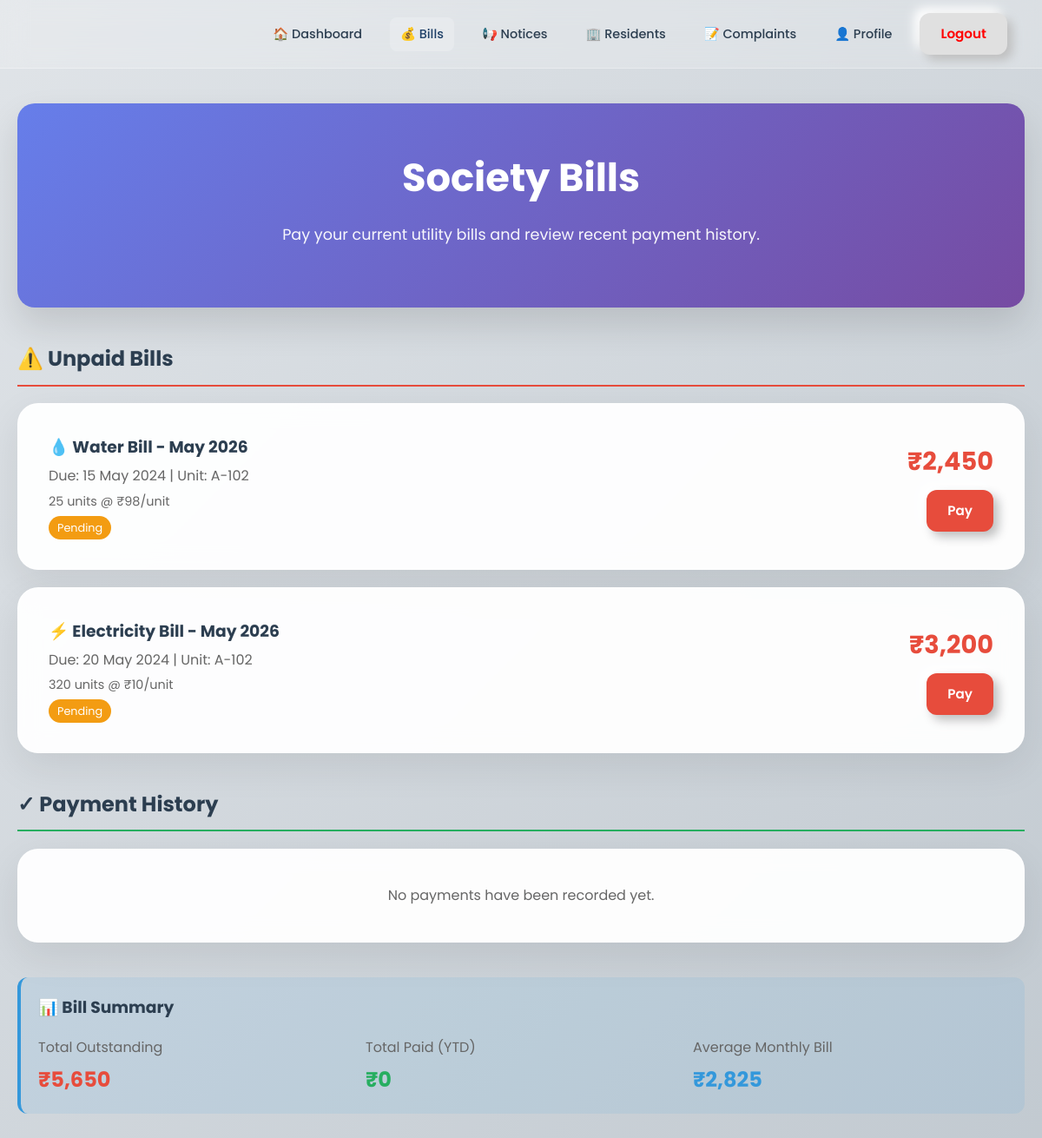
/bills (signed in), run on the app's committed database.
### app.py (models this page shows)
class Bill(db.Model):
    id = db.Column(db.String(50), primary_key=True)
    type = db.Column(db.String(100))
    amount = db.Column(db.String(20))
    due_date = db.Column(db.String(20))
    status = db.Column(db.String(20), default='Pending')
    details = db.Column(db.Text)
    target = db.Column(db.String(100))
    paid_date = db.Column(db.String(20))
    payment_reference = db.Column(db.String(50))
    payment_details = db.Column(db.Text)  # JSON

### app.py (the view)
@app.route('/bills')
def bills_page():
    if 'logged_in' not in session:
        return redirect(url_for('login'))
    unpaid_bills = Bill.query.filter(Bill.status != 'Paid').all()
    paid_bills = Bill.query.filter(Bill.status == 'Paid').all()
    total_outstanding = sum(int(bill.amount.replace('₹', '').replace(',', '')) for bill in unpaid_bills)
    total_paid = sum(int(bill.amount.replace('₹', '').replace(',', '')) for bill in paid_bills)
    average_bill = round((total_outstanding + total_paid) / Bill.query.count()) if Bill.query.count() else 0
    return render_template('bills.html', unpaid_bills=unpaid_bills, paid_bills=paid_bills, total_outstanding=total_outstanding, total_paid=total_paid, average_bill=average_bill)

### templates/bills.html (shortened to what this page needs)
<!DOCTYPE html>
<html lang="en">
<head>
    <link rel="stylesheet" href="{{ url_for('static', filename='style.css') }}">
</head>
<body>
    <nav>
        <a href="/dashboard">🏠 Dashboard</a>
        <a href="/bills" class="active">💰 Bills</a>
        <a href="/notices">📢 Notices</a>
        <a href="/residents">🏢 Residents</a>
        <a href="/complaints">📝 Complaints</a>
        <a href="/profile">👤 Profile</a>
        <a href="/logout" class="btn-premium" style="color: red;">Logout</a>
    </nav>
    <div class="page-hero">
        <h1>Society Bills</h1>
        <p>Pay your current utility bills and review recent payment history.</p>
    </div>
    <div class="page-main">
    <div class="page-section">
        <div style="margin-bottom: 40px;">
            <h2 style="color: #2c3e50; border-bottom: 2px solid #e74c3c; padding-bottom: 10px;">⚠️ Unpaid Bills</h2>
            <div style="display: grid; gap: 20px;">
                {% if unpaid_bills %}
                    {% for bill in unpaid_bills %}
                    <div class="building-card" style="display: flex; justify-content: space-between; align-items: center;">
                        <div>
                            <h3 style="color: #2c3e50; margin: 0;">{{ '💧' if 'Water' in bill.type else '⚡' }} {{ bill.type }} - May 2026</h3>
                            <p style="margin: 5px 0; color: #666;">Due: {{ bill.due_date }} | Unit: A-102</p>
                            <p style="margin: 5px 0; color: #666; font-size: 0.9rem;">{{ bill.details }}</p>
                            <span style="background: #f39c12; color: white; padding: 5px 10px; border-radius: 15px; font-size: 0.8rem;">{{ bill.status }}</span>
                        </div>
                        <div style="text-align: right;">
                            <div style="font-size: 1.8rem; font-weight: bold; color: #e74c3c;">{{ bill.amount }}</div>
                            <a href="/pay_bill/{{ bill.id }}" class="button-link" style="margin-top: 10px; background: #e74c3c; color: white;">Pay</a>
                        </div>
                    </div>
                    {% endfor %}
                {% else %}
                    <div class="building-card" style="text-align: center; padding: 40px;">
                        <p style="margin: 0; color: #666;">Great news — there are no unpaid bills right now.</p>
                    </div>
                {% endif %}
            </div>
        </div>
        <div style="margin-bottom: 40px;">
            <h2 style="color: #2c3e50; border-bottom: 2px solid #27ae60; padding-bottom: 10px;">✓ Payment History</h2>
            <div style="display: grid; gap: 15px;">
                {% if paid_bills %}
                    {% for bill in paid_bills %}
                    <div class="building-card" style="display: flex; justify-content: space-between; align-items: center;">
                        <div>
                            <h4 style="margin: 0; color: #2c3e50;">{{ bill.type }} - {{ bill.paid_date }}</h4>
                            <p style="margin: 5px 0; color: #666; font-size: 0.9rem;">Amount: {{ bill.amount }} | Ref: {{ bill.payment_reference }}</p>
                        </div>
                        <span style="background: #27ae60; color: white; padding: 8px 15px; border-radius: 15px; font-size: 0.85rem;">✓ Paid</span>
                    </div>
                    {% endfor %}
                {% else %}
                    <div class="building-card" style="text-align: center; padding: 40px;">
                        <p style="margin: 0; color: #666;">No payments have been recorded yet.</p>
                    </div>
                {% endif %}
            </div>
        </div>
        <div style="background: rgba(52, 152, 219, 0.1); padding: 20px; border-radius: 12px; border-left: 4px solid #3498db;">
            <h3 style="color: #2c3e50; margin-top: 0;">📊 Bill Summary</h3>
            <div style="display: grid; grid-template-columns: repeat(auto-fit, minmax(200px, 1fr)); gap: 15px;">
                <div>
                    <p style="color: #666; margin: 0 0 5px 0;">Total Outstanding</p>
                    <div style="font-size: 1.5rem; font-weight: bold; color: #e74c3c;">₹{{ '{:,}'.format(total_outstanding) }}</div>
                </div>
                <div>
                    <p style="color: #666; margin: 0 0 5px 0;">Total Paid (YTD)</p>
                    <div style="font-size: 1.5rem; font-weight: bold; color: #27ae60;">₹{{ '{:,}'.format(total_paid) }}</div>
                </div>
                <div>
                    <p style="color: #666; margin: 0 0 5px 0;">Average Monthly Bill</p>
                    <div style="font-size: 1.5rem; font-weight: bold; color: #3498db;">₹{{ '{:,}'.format(average_bill) }}</div>
                </div>
            </div>
        </div>
    </div>
</body>
</html>

### static/style.css (style rules this page uses)
body { background: linear-gradient(135deg, #e0e4e8 0%, #c1c9d0 100%); font-family: 'Poppins', sans-serif; margin: 0; min-height: 100vh; color: #444; line-height: 1.6; }
nav { display: flex; justify-content: flex-end; align-items: center; padding: 15px 40px; background: rgba(255, 255, 255, 0.2); backdrop-filter: blur(15px); border-bottom: 1px solid rgba(255, 255, 255, 0.3); position: sticky; top: 0; z-index: 1000; }
nav a { margin-left: 20px; text-decoration: none; color: #2c3e50; font-weight: 500; font-size: 0.9rem; transition: all 0.3s ease; padding: 8px 12px; border-radius: 8px; }
nav a.active, nav a:hover { color: #1f4068; background: rgba(255,255,255,0.2); }
.page-hero, .detail-hero { text-align: center; margin: 40px 20px; background: linear-gradient(135deg, #667eea 0%, #764ba2 100%); color: white; padding: 50px 30px; border-radius: 20px; box-shadow: 0 20px 40px rgba(0,0,0,0.12); }
.page-hero h1, .detail-hero h1 { margin: 0 0 15px 0; font-size: 2.8rem; font-weight: 700; }
.page-hero p, .detail-hero p { margin: 0 0 20px 0; opacity: 0.95; font-size: 1.1rem; }
.page-main, .detail-main { max-width: 1200px; margin: 0 auto; padding: 0 20px 60px; }
.page-section, .detail-section { margin-bottom: 50px; }
.button-link, .btn-premium { display: inline-flex; align-items: center; gap: 8px; text-decoration: none; background: #e0e0e0; border: none; padding: 12px 24px; border-radius: 12px; box-shadow: 6px 6px 12px #bebebe, -6px -6px 12px #ffffff; cursor: pointer; font-weight: 600; color: #555; font-size: 0.95rem; transition: all 0.25s ease; text-transform: none; }
.building-card, .detail-card { background: rgba(255, 255, 255, 0.95); backdrop-filter: blur(12px); border-radius: 24px; padding: 35px; border: 1px solid rgba(255, 255, 255, 0.4); box-shadow: 0 15px 45px rgba(0, 0, 0, 0.08); transition: all 0.3s ease; }

### data on the page
Bill: type "💧", type "Water Bill", due_date "15 May 2024", details "25 units @ ₹98/unit", status "Pending", amount "₹2,450"
Bill: type "⚡", type "Electricity Bill", due_date "20 May 2024", details "320 units @ ₹10/unit", status "Pending", amount "₹3,200"

### other printed values
{{ '{:,}'.format(total_outstanding) }} "5,650"
{{ '{:,}'.format(total_paid) }} "0"
{{ '{:,}'.format(average_bill) }} "2,825"
